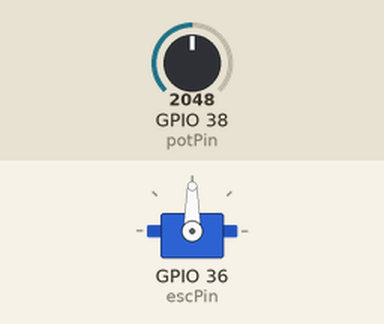
The program below on a simulated ESP32. Shown: servo. The test bench sets the inputs (shaded band); at power-on: GPIO 38 (potPin) = 2048.

Above: at 1.2 s.
1.3 s: GPIO 38 (potPin) set to 2866
At 2.3 s:
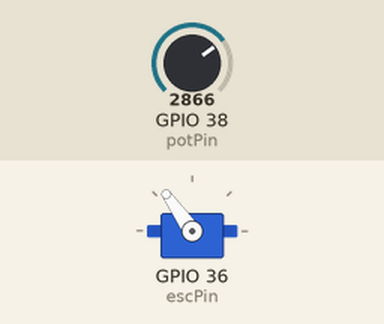
2.8 s: GPIO 38 (potPin) set to 3603
At 3.5 s:
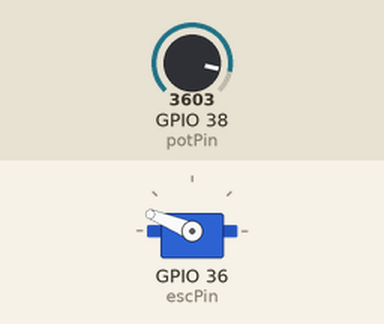
4.3 s: GPIO 38 (potPin) set to 4095
At 4.7 s:
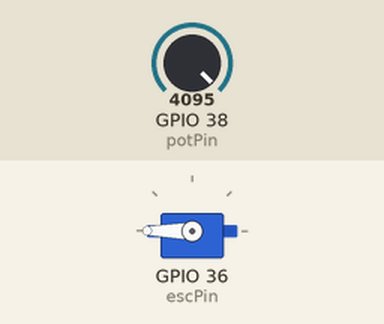
5.8 s: GPIO 38 (potPin) set to 1228
At 7.0 s:
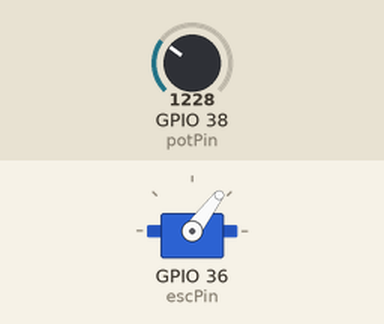
7.3 s: GPIO 38 (potPin) set to 491
At 8.4 s:
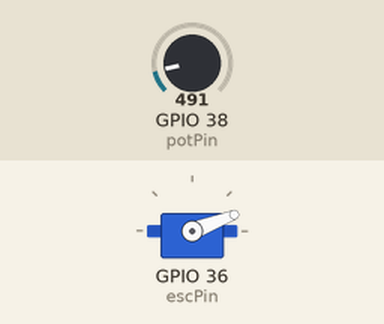
Timing chart, 0 to 9.8 s (numbered marks = the images above; inputs shaded):
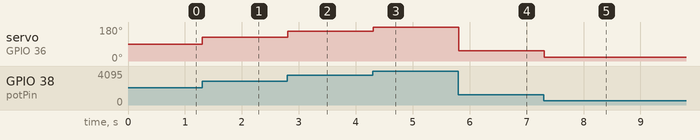

Measured:
- after the input at 1.3 s, servo on GPIO 36 (escPin): 90° → 125° at once
- after the input at 2.8 s, servo on GPIO 36 (escPin): 125° → 158° at once
- after the input at 4.3 s, servo on GPIO 36 (escPin): 158° → 180° at once
- after the input at 5.8 s, servo on GPIO 36 (escPin): 180° → 53° at once
- after the input at 7.3 s, servo on GPIO 36 (escPin): 53° → 21° at once

The program:

main.cpp
```cpp
#include <Arduino.h>
#include <ADXL345.h>
// #include <Servo.h> // ------ Problem !!! 'Servo.h' library doesn't work with this ESP32 board ---------
#include <ESP32Servo.h>  // Solution !!!

// -------------- Objects --------------
ADXL345 accel_sensor;
// use of servo library to create the PWM signals to control the RPM of the motor
Servo ESC;

// -------------- Variables ------------
int potValue;
int potPin = A2;
int escPin = A0;

void setup(void) {

  // Initialize Serial
  Serial.begin(9600);

  // Init ADXL345
  accel_sensor.init();

  // Initialize ESC
  ESC.attach(escPin, 500, 2500); // (pin, min pulse width, max pulse width in microseconds)
}

void loop(void)
{

  // Read potentiometer value
  potValue = analogRead(potPin); // values between 0 to 4095

  // map the value. 0 to 180 its connected to the 1000 to 2000 of the PWM
  potValue = map(potValue, 0, 4095, 0, 180);

  /* Serial.print("potValue: ");
  Serial.println(potValue); */

  // Send signal to ESC
  ESC.write(potValue);
/*
  int* accelReading = accel_sensor.read();

  int LSB_x = accel_sensor.get_LSB_x(accelReading);
  int LSB_y = accel_sensor.get_LSB_y(accelReading);
  int LSB_z = accel_sensor.get_LSB_z(accelReading);

  float G_x = accel_sensor.get_G_y(accelReading);
  float G_y = accel_sensor.get_G_x(accelReading);
  float G_z = accel_sensor.get_G_z(accelReading);

  float accel_x = accel_sensor.get_SI_x(accelReading);
  float accel_y = accel_sensor.get_SI_y(accelReading);
  float accel_z = accel_sensor.get_SI_z(accelReading);

  Serial.printf("LSB: x=%5d y=%5d z=%5d \t ", LSB_x, LSB_y, LSB_z);
  Serial.printf("G: x=%10.3f y=%10.3f z=%10.3f \t", G_x, G_y, G_z);
  Serial.printf("SI Units: x=%.3f m/s^2, y=%.3f m/s^2, z=%.3f m/s^2\n", accel_x, accel_y, accel_z);
 */
  delay(100);
}
```
